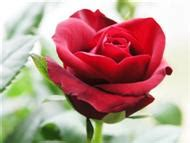
#> input picture Opdracht_1/flower.jpg, 190 x 143 px, found by its file name
$ jupyter execute --allow-errors main.ipynb   (older library calls are emulated)
#> lines starting #> are read from the running program, lines starting #| are printed output that depends on the picture
Jupyter notebook file to test model, without having to rerun everything

Import libraries

[cell 1]
from skimage.viewer import ImageViewer
from skimage.io import imread
from skimage.color import rgb2gray
from skimage import feature
from skimage.filters import gaussian

import numpy as np
import matplotlib.pyplot as plt
import os
import cv2

import random

from keras.models import Sequential
from keras.layers import Conv2D, MaxPooling2D, Dense, Flatten, Activation, RandomCrop, RandomFlip, RandomTranslation, RandomRotation, RandomZoom, RandomContrast, RandomBrightness
from keras.utils import to_categorical

Preprocessing filters

[cell 2]
#load test image
image = imread("C:/Users/emmar/Documents/GitHub/VISN/Opdracht_1/flower.jpg")
#> image is the input picture: shape (143, 190, 3); mean R, G, B 187.6, 146.8, 138.1

#grayscale
image_gray = rgb2gray(image)
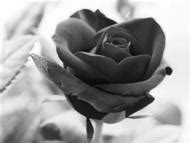
#> image_gray: shape (143, 190) float64; min 0.0275, max 1, mean 0.607

#edge detection
canny_filter = feature.canny(image_gray, sigma=2)
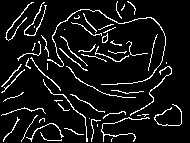
#> canny_filter: shape (143, 190) bool; 8.5% white in thin lines or dots

#gaussian filter                    #for rgb image
gaussian_filter = gaussian(image, multichannel=True, sigma=2)
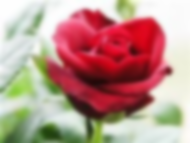
#> gaussian_filter: shape (143, 190, 3) float64; mean R, G, B 0.736, 0.576, 0.542
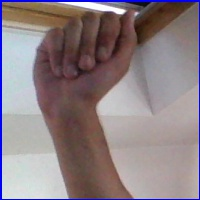
#> input picture Eindopdracht/dataset/asl_alphabet_train/asl_alphabet_train/A/A1174.jpg, 200 x 200 px, found by its file name
#> `image_array = cv2.imread(os.path.join(path, image), cv2.IMREAD_GRAYSCA..`:
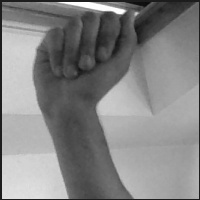
#> image_array: shape (200, 200); min 9, max 255, mean 132.5
#> `compressed_image_array = cv2.resize(image_array, (image_size, image_si..`:
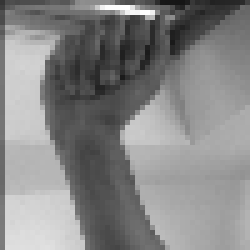
#> compressed_image_array: shape (50, 50) (shown 5 times larger); min 21, max 254, mean 133.9

# [11 lines of commented-out code are left out]

Loading in the dataset
Dataset used for this project from: https://www.kaggle.com/datasets/grassknoted/asl-alphabet?resource=download
Tutorial: https://www.youtube.com/watch?v=j-3vuBynnOE

[cell 3]
dataset_dir = "C:/Users/emmar/Documents/GitHub/VISN/Eindopdracht/dataset/asl_alphabet_train/asl_alphabet_train"
letters = ['A', 'B', 'C', 'D', 'E', 'F', 'G', 'H', 'I', 'J', 'K', 'L', 'M', 'N', 'O', 'P', 'Q', 'R', 'S', 'T', 'U', 'V', 'W', 'X', 'Y', 'Z', 'del', 'nothing', 'space']

training_data = []

#> (the rest of this cell did not finish here and is left out)

Formating the train and test data

[cell 4]
#randomize the images
random.shuffle(training_data)

plt.imshow(training_data[0][0])

train_images = []
train_labels = []

test_data_size = 10000

test_images = []
test_labels = []

#separate images and labels into the testing dataset
#(the first 10.000) and the training dataset (the rest)

#TODO can this be done easier? split?
for i in range(len(training_data)):
    if i < test_data_size:
        test_images.append(training_data[i][0])
        test_labels.append(training_data[i][1])
    else:
        train_images.append(training_data[i][0])
        train_labels.append(training_data[i][1])

#reshape train and test images
train_images = np.array(train_images).reshape(-1, image_size, image_size, 1)
test_images = np.array(test_images).reshape(-1, image_size, image_size, 1)

#normalize the images
train_images = (train_images / 255) - 0.5
test_images = (test_images / 255) - 0.5

#normalize the images canny
# train_images = train_images - 0.5
# test_images = test_images - 0.5
